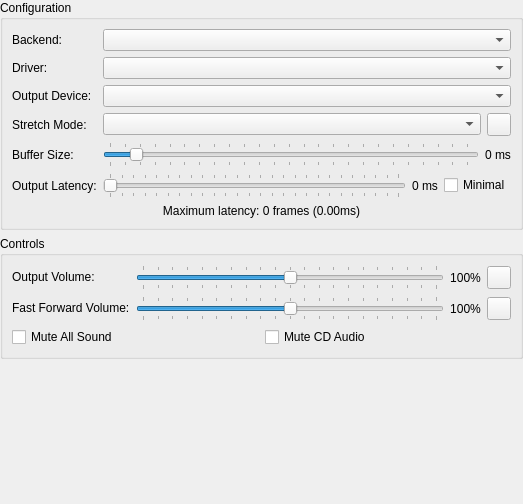
<?xml version="1.0" encoding="UTF-8"?>
<ui version="4.0">
 <class>AudioSettingsWidget</class>
 <widget class="QWidget" name="AudioSettingsWidget">
  <property name="geometry">
   <rect>
    <x>0</x>
    <y>0</y>
    <width>523</width>
    <height>504</height>
   </rect>
  </property>
  <layout class="QVBoxLayout" name="verticalLayout">
   <property name="leftMargin">
    <number>0</number>
   </property>
   <property name="topMargin">
    <number>0</number>
   </property>
   <property name="rightMargin">
    <number>0</number>
   </property>
   <property name="bottomMargin">
    <number>0</number>
   </property>
   <item>
    <widget class="QGroupBox" name="groupBox">
     <property name="title">
      <string>Configuration</string>
     </property>
     <layout class="QGridLayout" name="gridLayout">
      <item row="5" column="0">
       <widget class="QLabel" name="label_5">
        <property name="text">
         <string>Output Latency:</string>
        </property>
       </widget>
      </item>
      <item row="2" column="1">
       <widget class="QComboBox" name="outputDevice"/>
      </item>
      <item row="5" column="1">
       <layout class="QHBoxLayout" name="horizontalLayout_3">
        <item>
         <widget class="QSlider" name="outputLatencyMS">
          <property name="minimum">
           <number>1</number>
          </property>
          <property name="maximum">
           <number>500</number>
          </property>
          <property name="orientation">
           <enum>Qt::Orientation::Horizontal</enum>
          </property>
          <property name="tickPosition">
           <enum>QSlider::TickPosition::TicksBothSides</enum>
          </property>
          <property name="tickInterval">
           <number>20</number>
          </property>
         </widget>
        </item>
        <item>
         <widget class="QLabel" name="outputLatencyLabel">
          <property name="text">
           <string>0 ms</string>
          </property>
         </widget>
        </item>
        <item>
         <widget class="QCheckBox" name="outputLatencyMinimal">
          <property name="text">
           <string>Minimal</string>
          </property>
         </widget>
        </item>
       </layout>
      </item>
      <item row="1" column="1">
       <widget class="QComboBox" name="driver"/>
      </item>
      <item row="3" column="0">
       <widget class="QLabel" name="label_7">
        <property name="text">
         <string>Stretch Mode:</string>
        </property>
       </widget>
      </item>
      <item row="4" column="0">
       <widget class="QLabel" name="label_2">
        <property name="text">
         <string>Buffer Size:</string>
        </property>
       </widget>
      </item>
      <item row="4" column="1">
       <layout class="QHBoxLayout" name="horizontalLayout_4" stretch="1,0">
        <item>
         <widget class="QSlider" name="bufferMS">
          <property name="minimum">
           <number>15</number>
          </property>
          <property name="maximum">
           <number>500</number>
          </property>
          <property name="singleStep">
           <number>1</number>
          </property>
          <property name="pageStep">
           <number>5</number>
          </property>
          <property name="value">
           <number>50</number>
          </property>
          <property name="orientation">
           <enum>Qt::Orientation::Horizontal</enum>
          </property>
          <property name="tickPosition">
           <enum>QSlider::TickPosition::TicksBothSides</enum>
          </property>
          <property name="tickInterval">
           <number>20</number>
          </property>
         </widget>
        </item>
        <item>
         <widget class="QLabel" name="bufferMSLabel">
          <property name="text">
           <string>0 ms</string>
          </property>
         </widget>
        </item>
       </layout>
      </item>
      <item row="3" column="1">
       <layout class="QHBoxLayout" name="horizontalLayout_6" stretch="1,0">
        <item>
         <widget class="QComboBox" name="stretchMode"/>
        </item>
        <item>
         <widget class="QToolButton" name="stretchSettings">
          <property name="toolTip">
           <string>Stretch Settings</string>
          </property>
          <property name="icon">
           <iconset theme="settings-3-line"/>
          </property>
         </widget>
        </item>
       </layout>
      </item>
      <item row="2" column="0">
       <widget class="QLabel" name="label_8">
        <property name="text">
         <string>Output Device:</string>
        </property>
       </widget>
      </item>
      <item row="0" column="1">
       <widget class="QComboBox" name="audioBackend"/>
      </item>
      <item row="1" column="0">
       <widget class="QLabel" name="label_6">
        <property name="text">
         <string>Driver:</string>
        </property>
       </widget>
      </item>
      <item row="6" column="0" colspan="2">
       <widget class="QLabel" name="bufferingLabel">
        <property name="text">
         <string>Maximum latency: 0 frames (0.00ms)</string>
        </property>
        <property name="alignment">
         <set>Qt::AlignmentFlag::AlignCenter</set>
        </property>
       </widget>
      </item>
      <item row="0" column="0">
       <widget class="QLabel" name="label">
        <property name="text">
         <string>Backend:</string>
        </property>
       </widget>
      </item>
     </layout>
    </widget>
   </item>
   <item>
    <widget class="QGroupBox" name="groupBox_2">
     <property name="title">
      <string>Controls</string>
     </property>
     <layout class="QFormLayout" name="formLayout_2">
      <item row="0" column="0">
       <widget class="QLabel" name="label_3">
        <property name="text">
         <string>Output Volume:</string>
        </property>
       </widget>
      </item>
      <item row="0" column="1">
       <layout class="QHBoxLayout" name="horizontalLayout">
        <item>
         <widget class="QSlider" name="volume">
          <property name="maximum">
           <number>200</number>
          </property>
          <property name="value">
           <number>100</number>
          </property>
          <property name="orientation">
           <enum>Qt::Orientation::Horizontal</enum>
          </property>
          <property name="tickPosition">
           <enum>QSlider::TickPosition::TicksBothSides</enum>
          </property>
          <property name="tickInterval">
           <number>10</number>
          </property>
         </widget>
        </item>
        <item>
         <widget class="QLabel" name="volumeLabel">
          <property name="sizePolicy">
           <sizepolicy hsizetype="Fixed" vsizetype="Preferred">
            <horstretch>0</horstretch>
            <verstretch>0</verstretch>
           </sizepolicy>
          </property>
          <property name="text">
           <string>100%</string>
          </property>
          <property name="alignment">
           <set>Qt::AlignmentFlag::AlignCenter</set>
          </property>
         </widget>
        </item>
        <item>
         <widget class="QToolButton" name="resetVolume">
          <property name="toolTip">
           <string>Reset Volume</string>
          </property>
          <property name="icon">
           <iconset theme="refresh-line"/>
          </property>
         </widget>
        </item>
       </layout>
      </item>
      <item row="1" column="0">
       <widget class="QLabel" name="label_4">
        <property name="text">
         <string>Fast Forward Volume:</string>
        </property>
       </widget>
      </item>
      <item row="1" column="1">
       <layout class="QHBoxLayout" name="horizontalLayout_2">
        <item>
         <widget class="QSlider" name="fastForwardVolume">
          <property name="maximum">
           <number>200</number>
          </property>
          <property name="value">
           <number>100</number>
          </property>
          <property name="orientation">
           <enum>Qt::Orientation::Horizontal</enum>
          </property>
          <property name="tickPosition">
           <enum>QSlider::TickPosition::TicksBothSides</enum>
          </property>
          <property name="tickInterval">
           <number>10</number>
          </property>
         </widget>
        </item>
        <item>
         <widget class="QLabel" name="fastForwardVolumeLabel">
          <property name="sizePolicy">
           <sizepolicy hsizetype="Fixed" vsizetype="Preferred">
            <horstretch>0</horstretch>
            <verstretch>0</verstretch>
           </sizepolicy>
          </property>
          <property name="text">
           <string>100%</string>
          </property>
          <property name="alignment">
           <set>Qt::AlignmentFlag::AlignCenter</set>
          </property>
         </widget>
        </item>
        <item>
         <widget class="QToolButton" name="resetFastForwardVolume">
          <property name="toolTip">
           <string>Reset Fast Forward Volume</string>
          </property>
          <property name="icon">
           <iconset theme="refresh-line"/>
          </property>
         </widget>
        </item>
       </layout>
      </item>
      <item row="2" column="0" colspan="2">
       <layout class="QGridLayout" name="gridLayout_2">
        <item row="0" column="0">
         <widget class="QCheckBox" name="muted">
          <property name="text">
           <string>Mute All Sound</string>
          </property>
         </widget>
        </item>
        <item row="0" column="1">
         <widget class="QCheckBox" name="muteCDAudio">
          <property name="text">
           <string>Mute CD Audio</string>
          </property>
         </widget>
        </item>
       </layout>
      </item>
     </layout>
    </widget>
   </item>
   <item>
    <spacer name="verticalSpacer">
     <property name="orientation">
      <enum>Qt::Orientation::Vertical</enum>
     </property>
     <property name="sizeHint" stdset="0">
      <size>
       <width>20</width>
       <height>40</height>
      </size>
     </property>
    </spacer>
   </item>
  </layout>
 </widget>
 <resources>
  <include location="resources/librestation-qt.qrc"/>
 </resources>
 <connections/>
</ui>
